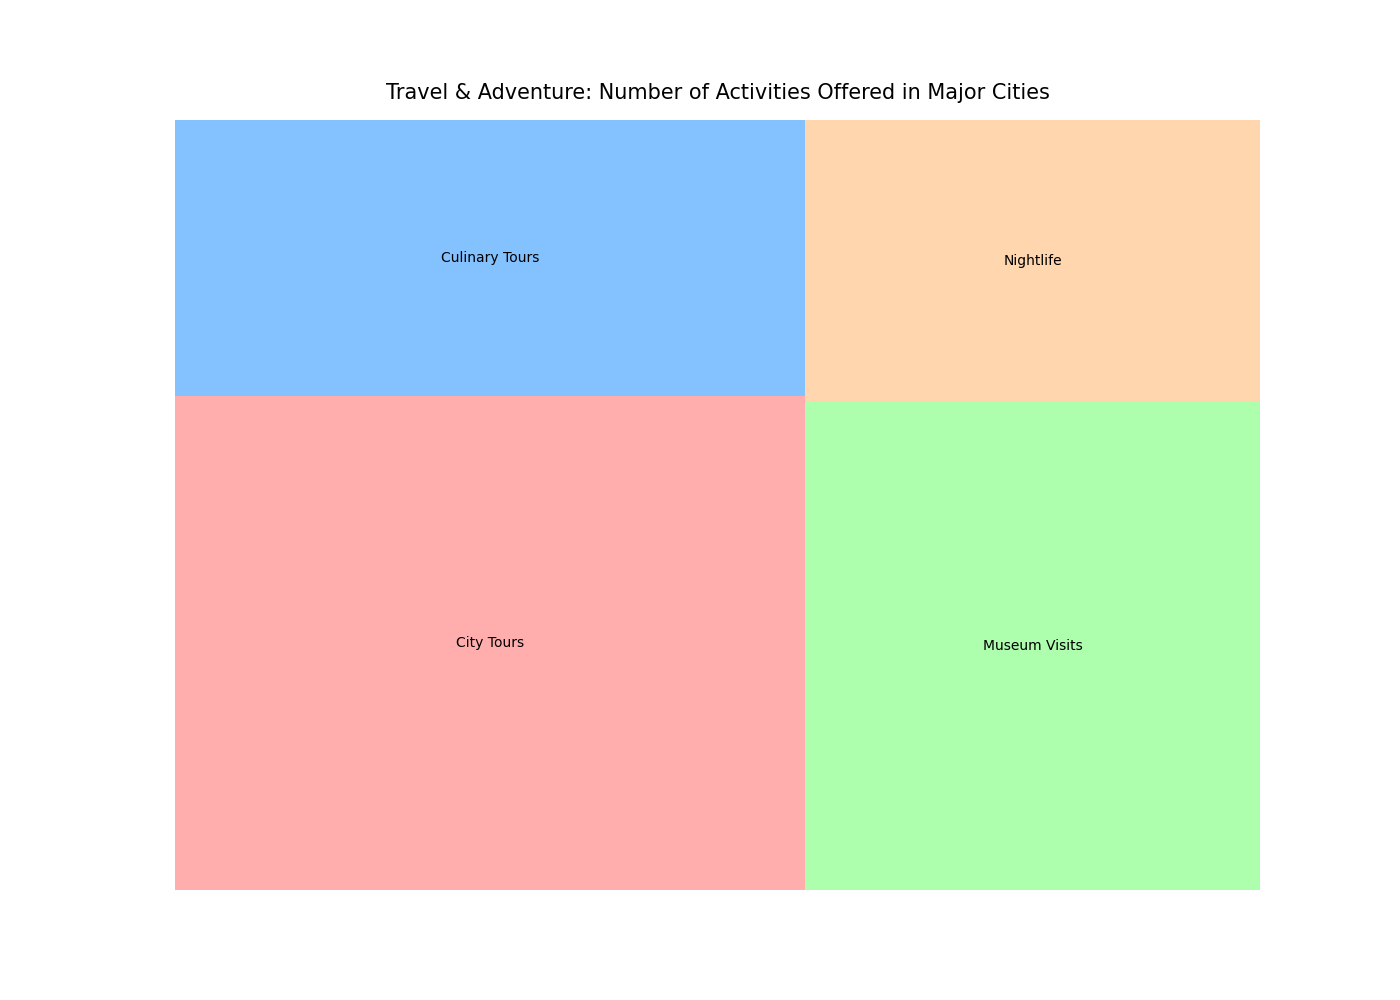

Reproduce this figure in Python.

import matplotlib.pyplot as plt
import pandas as pd
import squarify

# Data: Number of travel activities in various cities
data = {
    "City": ["Paris", "Paris", "Paris", "Paris",
             "New York", "New York", "New York", "New York",
             "Rome", "Rome", "Rome", "Rome",
             "Tokyo", "Tokyo", "Tokyo", "Tokyo",
             "Sydney", "Sydney", "Sydney", "Sydney",
             "London", "London", "London", "London",
             "Dubai", "Dubai", "Dubai", "Dubai",
             "Barcelona", "Barcelona", "Barcelona", "Barcelona"],
    "Activity": ["City Tours", "Museum Visits", "Culinary Tours", "Nightlife",
                 "City Tours", "Museum Visits", "Culinary Tours", "Nightlife",
                 "City Tours", "Museum Visits", "Culinary Tours", "Nightlife",
                 "City Tours", "Museum Visits", "Culinary Tours", "Nightlife",
                 "City Tours", "Museum Visits", "Culinary Tours", "Nightlife",
                 "City Tours", "Museum Visits", "Culinary Tours", "Nightlife",
                 "City Tours", "Museum Visits", "Culinary Tours", "Nightlife",
                 "City Tours", "Museum Visits", "Culinary Tours", "Nightlife"],
    "Number of Activities": [150, 120, 90, 60,
                             180, 130, 110, 70,
                             160, 100, 80, 50,
                             200, 140, 100, 80,
                             130, 90, 70, 60,
                             170, 110, 90, 75,
                             140, 120, 85, 65,
                             160, 110, 95, 70]
}

# Create a DataFrame
df = pd.DataFrame(data)

# Group data by Activity
grouped_data = df.groupby("Activity").sum().reset_index()

# Define color list
colors = ["#ff9999", "#66b3ff", "#99ff99", "#ffcc99", "#c2c2f0", "#ffb3e6", "#ff6666", "#c2f0c2", "#ffb3b3"]

# Plot
plt.figure(figsize=(14, 10))
squarify.plot(sizes=grouped_data['Number of Activities'], label=grouped_data['Activity'], alpha=0.8, color=colors)
plt.title('Travel & Adventure: Number of Activities Offered in Major Cities', fontsize=15, pad=15)
plt.axis('off')
plt.show()
